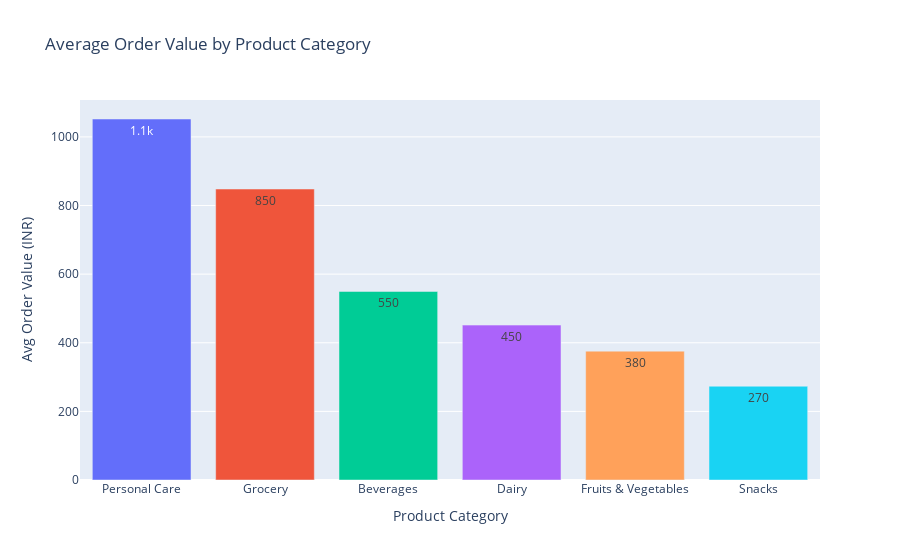

Notebook cell for this chart:
### Code cell
# Group by Product Category and calculate average order value
avg_order_value = df.groupby("Product Category")["Order Value (INR)"].mean().reset_index()

# Sort for better visualization (optional)
avg_order_value = avg_order_value.sort_values(by="Order Value (INR)", ascending=False)

# Rename columns (optional)
avg_order_value.columns = ["Product Category", "Average Order Value (INR)"]

# Show table
print(avg_order_value)

# Plot the bar chart
fig = px.bar(
    avg_order_value,
    x="Product Category",
    y="Average Order Value (INR)",
    color="Product Category",
    title="Average Order Value by Product Category",
    text_auto=".2s"
)

fig.update_layout(
    xaxis_title="Product Category",
    yaxis_title="Avg Order Value (INR)",
    showlegend=False
)

fig.show()

### Figure 1 — Plotly figure (JSON) as saved in the notebook; plotly's stock layout.template omitted (floating-point values rounded to 4 significant figures)
{"data": [{"alignmentgroup": "True", "hovertemplate": "Product Category=%{x}<br>Average Order Value (INR)=%{y}<extra></extra>", "legendgroup": "Personal Care", "marker": {"color": "#636efa", "pattern": {"shape": ""}}, "name": "Personal Care", "offsetgroup": "Personal Care", "orientation": "v", "showlegend": true, "textposition": "auto", "texttemplate": "%{y:.2s}", "type": "bar", "x": ["Personal Care"], "xaxis": "x", "y": [1052.0], "yaxis": "y"}, {"alignmentgroup": "True", "hovertemplate": "Product Category=%{x}<br>Average Order Value (INR)=%{y}<extra></extra>", "legendgroup": "Grocery", "marker": {"color": "#EF553B", "pattern": {"shape": ""}}, "name": "Grocery", "offsetgroup": "Grocery", "orientation": "v", "showlegend": true, "textposition": "auto", "texttemplate": "%{y:.2s}", "type": "bar", "x": ["Grocery"], "xaxis": "x", "y": [848.1], "yaxis": "y"}, {"alignmentgroup": "True", "hovertemplate": "Product Category=%{x}<br>Average Order Value (INR)=%{y}<extra></extra>", "legendgroup": "Beverages", "marker": {"color": "#00cc96", "pattern": {"shape": ""}}, "name": "Beverages", "offsetgroup": "Beverages", "orientation": "v", "showlegend": true, "textposition": "auto", "texttemplate": "%{y:.2s}", "type": "bar", "x": ["Beverages"], "xaxis": "x", "y": [549.5], "yaxis": "y"}, {"alignmentgroup": "True", "hovertemplate": "Product Category=%{x}<br>Average Order Value (INR)=%{y}<extra></extra>", "legendgroup": "Dairy", "marker": {"color": "#ab63fa", "pattern": {"shape": ""}}, "name": "Dairy", "offsetgroup": "Dairy", "orientation": "v", "showlegend": true, "textposition": "auto", "texttemplate": "%{y:.2s}", "type": "bar", "x": ["Dairy"], "xaxis": "x", "y": [451.5], "yaxis": "y"}, {"alignmentgroup": "True", "hovertemplate": "Product Category=%{x}<br>Average Order Value (INR)=%{y}<extra></extra>", "legendgroup": "Fruits & Vegetables", "marker": {"color": "#FFA15A", "pattern": {"shape": ""}}, "name": "Fruits & Vegetables", "offsetgroup": "Fruits & Vegetables", "orientation": "v", "showlegend": true, "textposition": "auto", "texttemplate": "%{y:.2s}", "type": "bar", "x": ["Fruits & Vegetables"], "xaxis": "x", "y": [375.6], "yaxis": "y"}, {"alignmentgroup": "True", "hovertemplate": "Product Category=%{x}<br>Average Order Value (INR)=%{y}<extra></extra>", "legendgroup": "Snacks", "marker": {"color": "#19d3f3", "pattern": {"shape": ""}}, "name": "Snacks", "offsetgroup": "Snacks", "orientation": "v", "showlegend": true, "textposition": "auto", "texttemplate": "%{y:.2s}", "type": "bar", "x": ["Snacks"], "xaxis": "x", "y": [273.3], "yaxis": "y"}], "layout": {"barmode": "relative", "legend": {"title": {"text": "Product Category"}, "tracegroupgap": 0}, "showlegend": false, "title": {"text": "Average Order Value by Product Category"}, "xaxis": {"anchor": "y", "categoryarray": ["Personal Care", "Grocery", "Beverages", "Dairy", "Fruits & Vegetables", "Snacks"], "categoryorder": "array", "domain": [0, 1], "title": {"text": "Product Category"}}, "yaxis": {"anchor": "x", "domain": [0, 1], "title": {"text": "Avg Order Value (INR)"}}}}
